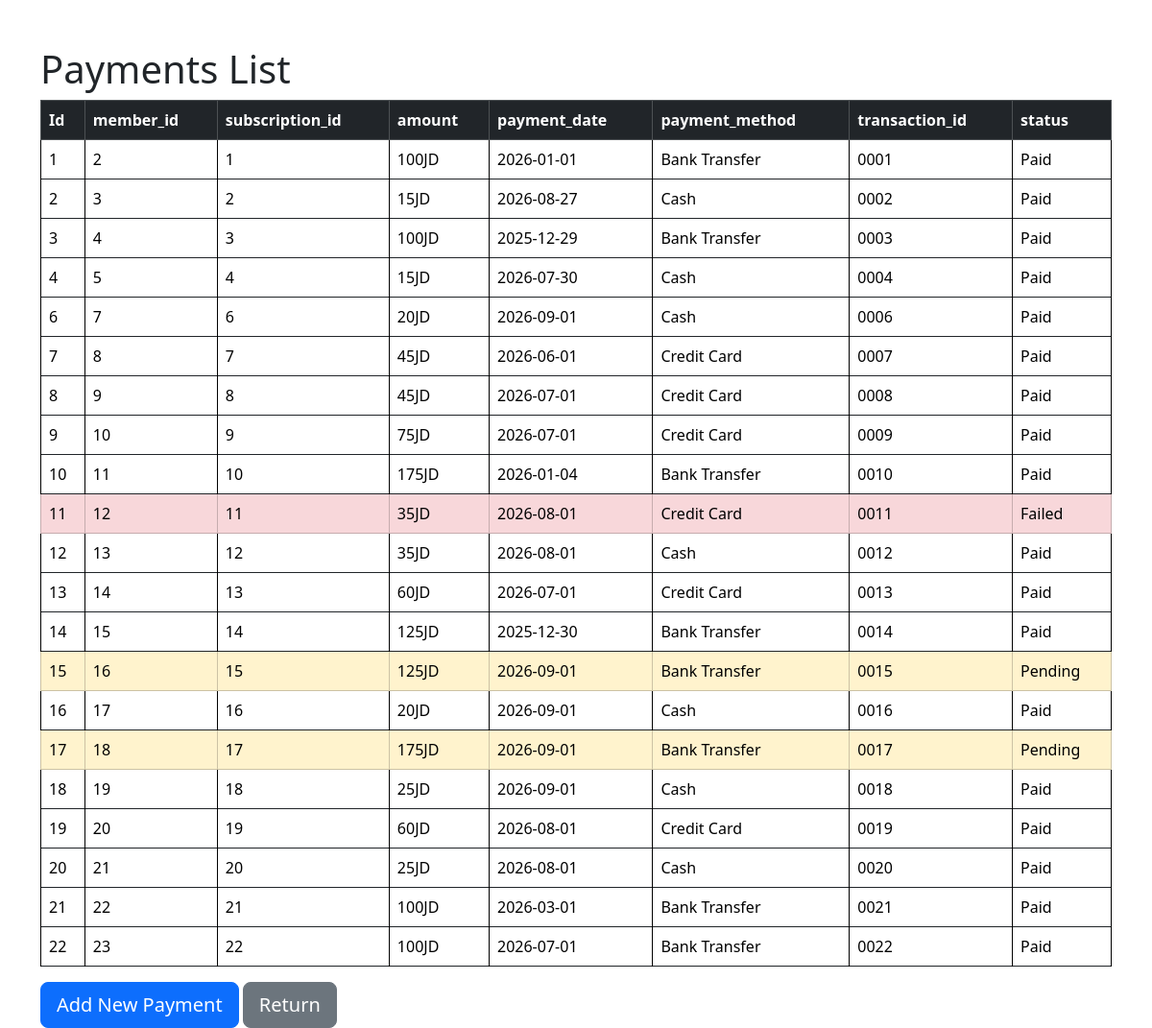
The app's page /payments.php (signed in) with its own data.
### tables this page shows
CREATE TABLE IF NOT EXISTS `payments` (
  `Id` int(11) NOT NULL AUTO_INCREMENT,
  `member_id` int(11) DEFAULT NULL,
  `subscription_id` int(11) DEFAULT NULL,
  `amount` varchar(10) NOT NULL,
  `payment_date` date NOT NULL,
  `payment_method` enum('Cash','Credit Card','Bank Transfer') NOT NULL,
  `transaction_id` varchar(50) NOT NULL,
  `status` enum('Paid','Pending','Failed') NOT NULL,
  `created_at` timestamp NULL DEFAULT current_timestamp(),
  PRIMARY KEY (`Id`),
  KEY `member_id` (`member_id`),
  KEY `subscription_id` (`subscription_id`)
);

### payments.php (the view, shortened to what this page needs)
<?php
include "database.php";
?>
<!DOCTYPE html>
<html>
<head>
<link href="https://cdn.jsdelivr.net/npm/bootstrap@5.3.8/dist/css/bootstrap.min.css" rel="stylesheet">
</head>
<body>
<div class="container mt-5">
        <h1>Payments List</h1>
		 <table class="table table-bordered table-hover" style = "border: 2px;">
            <thead class="table-dark">
                <tr>
				  <th>Id</th>
				  <th>member_id</th>
				  <th>subscription_id</th>
				  <th>amount</th>
				  <th>payment_date</th>
				  <th>payment_method</th>
				  <th>transaction_id</th>
				  <th>status</th>
				</tr>
		</thead>
		<tbody>
		<?php
		$sql = "SELECT * FROM payments";
		$result = $conn->query($sql);
		if($result->num_rows > 0) {
		while($row = $result->fetch_assoc()) {
		?>
			<tr class="<?php if ($row['status'] == 'Failed') {echo 'table-danger';}
			elseif ($row['status'] == 'Pending') {echo 'table-warning';}
			?>">
			  <td><?php echo $row["Id"];?></td>
			  <td><?php echo $row["member_id"];?></td>
			  <td><?php echo $row["subscription_id"];?></td>
			  <td><?php echo htmlspecialchars($row['amount']);?></td>
			  <td><?php echo htmlspecialchars($row['payment_date']);?></td>
			  <td><?php echo htmlspecialchars($row['payment_method']);?></td>
			  <td><?php echo htmlspecialchars($row['transaction_id']); ?></td>
			  <td><?php echo htmlspecialchars($row['status']); ?></td>
			</tr>
			<?php
		}
		}
                else{
                ?>
				<tr>
                    <td colspan="10" class="text-center">No Plans to display</td>
                </tr>
                <?php } ?>
            </tbody>
        </table>
		<a href="add_payment.php" class="btn btn-primary btn-lg">Add New Payment</a>
		<a href="dashboard.php" class="btn btn-secondary btn-lg">Return</a>
    </div>
</body>
</html>

### records on screen
payments: Id "1", member "2", subscription "1", amount "100JD", payment_date "2026-01-01", payment_method "Bank Transfer", transaction "0001", status "Paid"
payments: Id "2", member "3", subscription "2", amount "15JD", payment_date "2026-08-27", payment_method "Cash", transaction "0002", status "Paid"
payments: Id "3", member "4", subscription "3", amount "100JD", payment_date "2025-12-29", payment_method "Bank Transfer", transaction "0003", status "Paid"
payments: Id "4", member "5", subscription "4", amount "15JD", payment_date "2026-07-30", payment_method "Cash", transaction "0004", status "Paid"
payments: Id "6", member "7", subscription "6", amount "20JD", payment_date "2026-09-01", payment_method "Cash", transaction "0006", status "Paid"
payments: Id "7", member "8", subscription "7", amount "45JD", payment_date "2026-06-01", payment_method "Credit Card", transaction "0007", status "Paid"
payments: Id "8", member "9", subscription "8", amount "45JD", payment_date "2026-07-01", payment_method "Credit Card", transaction "0008", status "Paid"
payments: Id "9", member "10", subscription "9", amount "75JD", payment_date "2026-07-01", payment_method "Credit Card", transaction "0009", status "Paid"
payments: Id "10", member "11", subscription "10", amount "175JD", payment_date "2026-01-04", payment_method "Bank Transfer", transaction "0010", status "Paid"
payments: Id "11", member "12", subscription "11", amount "35JD", payment_date "2026-08-01", payment_method "Credit Card", transaction "0011", status "Failed"
payments: Id "12", member "13", subscription "12", amount "35JD", payment_date "2026-08-01", payment_method "Cash", transaction "0012", status "Paid"
payments: Id "13", member "14", subscription "13", amount "60JD", payment_date "2026-07-01", payment_method "Credit Card", transaction "0013", status "Paid"
payments: Id "14", member "15", subscription "14", amount "125JD", payment_date "2025-12-30", payment_method "Bank Transfer", transaction "0014", status "Paid"
payments: Id "15", member "16", subscription "15", amount "125JD", payment_date "2026-09-01", payment_method "Bank Transfer", transaction "0015", status "Pending"
payments: Id "16", member "17", subscription "16", amount "20JD", payment_date "2026-09-01", payment_method "Cash", transaction "0016", status "Paid"
payments: Id "17", member "18", subscription "17", amount "175JD", payment_date "2026-09-01", payment_method "Bank Transfer", transaction "0017", status "Pending"
payments: Id "18", member "19", subscription "18", amount "25JD", payment_date "2026-09-01", payment_method "Cash", transaction "0018", status "Paid"
payments: Id "19", member "20", subscription "19", amount "60JD", payment_date "2026-08-01", payment_method "Credit Card", transaction "0019", status "Paid"
payments: Id "20", member "21", subscription "20", amount "25JD", payment_date "2026-08-01", payment_method "Cash", transaction "0020", status "Paid"
payments: Id "21", member "22", subscription "21", amount "100JD", payment_date "2026-03-01", payment_method "Bank Transfer", transaction "0021", status "Paid"
payments: Id "22", member "23", subscription "22", amount "100JD", payment_date "2026-07-01", payment_method "Bank Transfer", transaction "0022", status "Paid"
